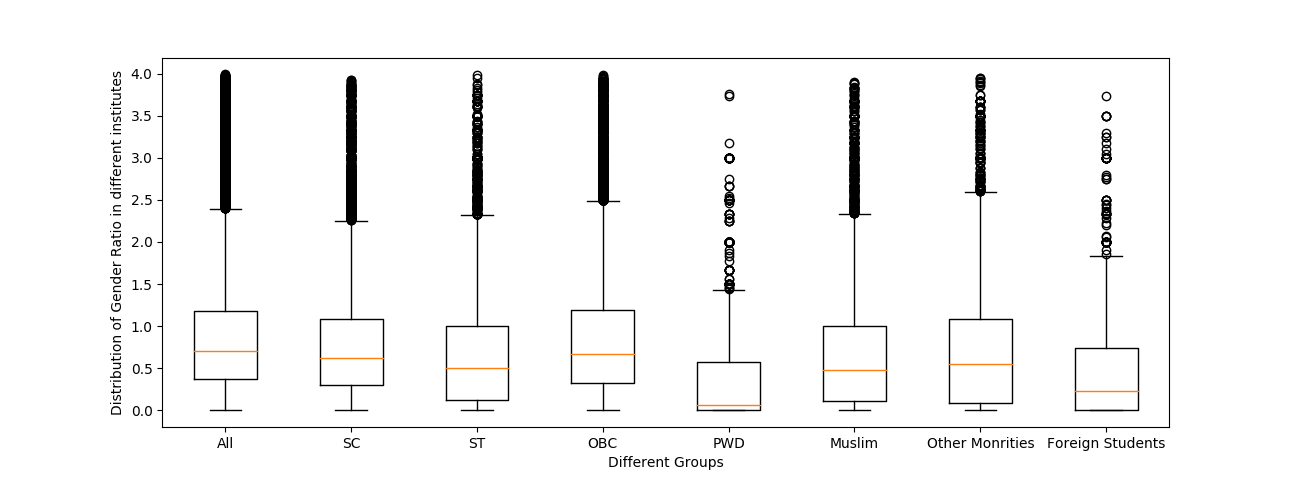

This chart was generated by the following Python code:
import pandas as pd
import matplotlib.pyplot as plt
import sys

#create dataframe from csv
df=pd.read_csv('GenderRatioInstitutes2012-13.csv',encoding='latin1', header=None, names=['Institutions', 'All', 'SC', 'ST', 'OBC', 'PWD', 'Muslim', 'Other Monrities', 'Foreign Students'])
plotMap=[]

combinedList = []
#create a list of lists where each list will have a corresponding box plot

colNames = ['All', 'SC', 'ST', 'OBC', 'PWD', 'Muslim', 'Other Monrities', 'Foreign Students']
for cat in colNames:
    combinedList.append([float(i) for i in df[cat].dropna().tolist() if 'Category' not in i and 'NA' not in i and float(i)<4 ])



#plotting
plt.boxplot(combinedList)

#specifying labels
plt.xticks([i for i in range(1,len(colNames)+1)],colNames)
plt.xlabel("Different Groups")
plt.ylabel("Distribution of Gender Ratio in different institutes")


plt.legend()
plt.show()
